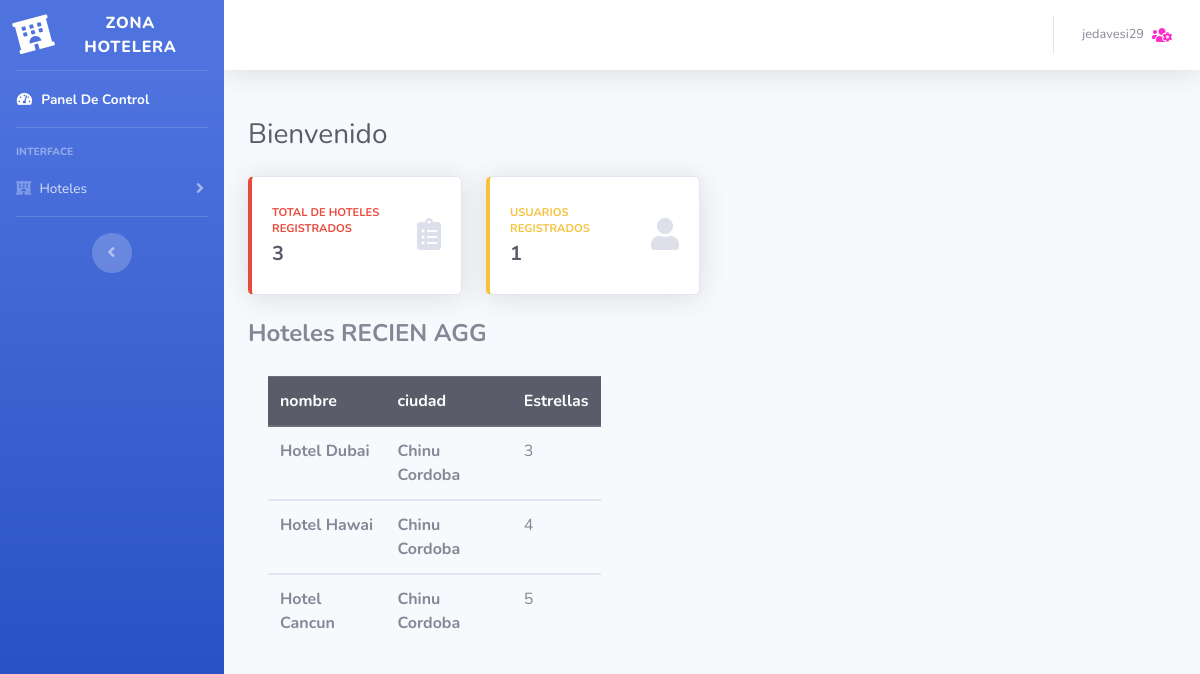
Screenshot of /index.php?acc=bienvenido (signed in) with the database file from the repository.
### tables this page shows
CREATE TABLE `hoteles` (
  `id` int(11) NOT NULL,
  `nombre` varchar(200) NOT NULL,
  `estrellas` int(11) NOT NULL,
  `ciudad` varchar(200) NOT NULL,
  `descripcion` varchar(800) NOT NULL
);

### model/conexion.php (called while the page is built, shortened)
<?php
class Conexion{
	public function ejecutar($query){
		$mysqli = new mysqli('127.0.0.1', 'root', '', 'productos');
		$mysqli->set_charset("utf8");
		return $mysqli->query($query);
	}
}
?>

### model/data.php (called while the page is built, shortened)
<?php
require_once "conexion.php";
class Data{
	private $con;
	public function __construct(){
		$this->con = new Conexion();
	}
public function recienHoteles(){
	$hoteles = array();
	$query = " SELECT * FROM hoteles ORDER BY id DESC LIMIT 4";
	$res = $this->con->ejecutar($query);
	while($reg = $res->fetch_object()){
		$h = new Hoteles();
		$h->id = $reg->id;
		$h->nombre = $reg->nombre;
		$h->estrellas = $reg->estrellas;
		$h->ciudad = $reg->ciudad;
		$h->descripcion = $reg->descripcion;
		array_push($hoteles, $h);
	}
	return $hoteles;
}
}

### index.php (the view, shortened to what this page needs)
<?php
require_once "model/data.php";
$d=new Data();
$recientes=$d->recienHoteles();
$contador=0;
$hoteles = $d->getHoteles();
foreach ($hoteles as $h){$contador++;}
$cantidad=0;
$usuario=$d->getUsuaios();
foreach ($usuario as $u){$cantidad++;}
if (isset($_SESSION['loggedin']) && $_SESSION['loggedin'] == true) {
include 'header.php';
?>
<div class="container-fluid">
<div class="d-sm-flex align-items-center justify-content-between mb-4">
  <h1 class="h3 mb-0 text-gray-800">Bienvenido</h1>
</div>
<div class="row">
  <div class="col-xl-3 col-md-6 mb-4">
    <div class="card border-left-danger shadow h-100 py-2">
      <div class="card-body">
        <div class="row no-gutters align-items-center">
          <div class="col mr-2">
            <div class="text-xs font-weight-bold text-danger text-uppercase mb-1">Total De Hoteles Registrados</div>
            <div class="h5 mb-0 font-weight-bold text-gray-800" ><?php echo $contador  ?></div>
          </div>
          <div class="col-auto">
          <i class="fas fa-clipboard-list fa-2x text-gray-300"></i>
          </div>
        </div>
      </div>
    </div>
  </div>
  <div class="col-xl-3 col-md-6 mb-4">
    <div class="card border-left-warning shadow h-100 py-2">
      <div class="card-body">
        <div class="row no-gutters align-items-center">
          <div class="col mr-2">
            <div class="text-xs font-weight-bold text-warning text-uppercase mb-1">Usuarios Registrados</div>
            <div class="h5 mb-0 font-weight-bold text-gray-800"> <?php echo $cantidad ?></div>
          </div>
          <div class="col-auto">
          <i class="fas fa-user fa-2x text-gray-300"></i>
          </div>
        </div>
      </div>
    </div>
  </div>
</div>
<div class="row">
<div class="col-md-5">
<h4><strong>Hoteles RECIEN AGG</strong></h4>
<div class="card-body">
<div class="table-responsive">
<table class="table">
<thead class="thead-dark">
<tr>
<th scope="col">nombre</th>
<th scope="col">ciudad</th>
<th scope="col">Estrellas</th>
</tr>
</thead>
<?php foreach ($recientes as  $h){ ?>
<tbody>
<tr>
<th scope="row"><?php echo $h->nombre?></th>
<th scope="row"><?php echo $h->ciudad?></th>
<td><?php echo  $h->estrellas?></td>
</tr>
</tbody><?php  }?>
</table>
</div>
</div>
</div>
<div class="col-md-4">
</div>
<?php } else{ include("login.php");}
			?>

### rows the page displays
hoteles: nombre "Hotel Dubai", ciudad "Chinu Cordoba", estrellas "3"
hoteles: nombre "Hotel Hawai", ciudad "Chinu Cordoba", estrellas "4"
hoteles: nombre "Hotel Cancun", ciudad "Chinu Cordoba", estrellas "5"

### other values shown
$_SESSION["usuario"] "jedavesi29"
$contador "3"
$cantidad "1"
